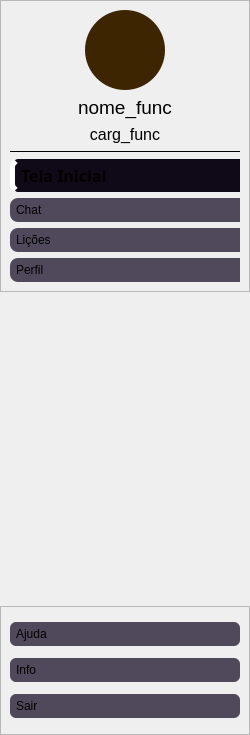
     <widget class="QWidget" name="sidebar" native="true">
      <property name="sizePolicy">
       <sizepolicy hsizetype="Minimum" vsizetype="Expanding">
        <horstretch>0</horstretch>
        <verstretch>0</verstretch>
       </sizepolicy>
      </property>
      <property name="minimumSize">
       <size>
        <width>250</width>
        <height>0</height>
       </size>
      </property>
      <property name="maximumSize">
       <size>
        <width>250</width>
        <height>16777215</height>
       </size>
      </property>
      <property name="styleSheet">
       <string notr="true">#sidebar{

	background-color:#3C2547;
}

QPushButton {

	background-color: #4F495B;
	padding: 5px 10px;
	border-top-left-radius: 8px;
	border-bottom-left-radius: 8px;
	font: 63 12pt &quot;Inter 28pt SemiBold&quot;;


}

QPushButton:hover {
    background-color: #1C1022;
}
QPushButton:checked {
    background-color: #100917;
	border-left: 5px solid #FFFFFF;
	font-weight: bold;
}
QPushButton:icon {
    background-color: red;
}</string>
      </property>
      <layout class="QVBoxLayout" name="verticalLayout">
       <property name="spacing">
        <number>0</number>
       </property>
       <property name="leftMargin">
        <number>0</number>
       </property>
       <property name="topMargin">
        <number>0</number>
       </property>
       <property name="rightMargin">
        <number>0</number>
       </property>
       <property name="bottomMargin">
        <number>0</number>
       </property>
       <item>
        <widget class="QWidget" name="widget" native="true">
         <property name="sizePolicy">
          <sizepolicy hsizetype="Expanding" vsizetype="Expanding">
           <horstretch>0</horstretch>
           <verstretch>0</verstretch>
          </sizepolicy>
         </property>
         <property name="minimumSize">
          <size>
           <width>0</width>
           <height>500</height>
          </size>
         </property>
         <property name="styleSheet">
          <string notr="true"/>
         </property>
         <layout class="QVBoxLayout" name="verticalLayout_4">
          <property name="spacing">
           <number>0</number>
          </property>
          <property name="leftMargin">
           <number>0</number>
          </property>
          <property name="topMargin">
           <number>0</number>
          </property>
          <property name="rightMargin">
           <number>0</number>
          </property>
          <property name="bottomMargin">
           <number>0</number>
          </property>
          <item alignment="Qt::AlignTop">
           <widget class="QFrame" name="frame">
            <property name="sizePolicy">
             <sizepolicy hsizetype="Expanding" vsizetype="Expanding">
              <horstretch>0</horstretch>
              <verstretch>0</verstretch>
             </sizepolicy>
            </property>
            <property name="minimumSize">
             <size>
              <width>0</width>
              <height>269</height>
             </size>
            </property>
            <property name="layoutDirection">
             <enum>Qt::LeftToRight</enum>
            </property>
            <property name="styleSheet">
             <string notr="true">QPushButton{
    text-align: left;
    padding: 5px 6px;

}

</string>
            </property>
            <property name="frameShape">
             <enum>QFrame::StyledPanel</enum>
            </property>
            <property name="frameShadow">
             <enum>QFrame::Raised</enum>
            </property>
            <layout class="QVBoxLayout" name="verticalLayout_2">
             <item>
              <widget class="QWidget" name="widget_2" native="true">
               <property name="sizePolicy">
                <sizepolicy hsizetype="Expanding" vsizetype="Fixed">
                 <horstretch>0</horstretch>
                 <verstretch>0</verstretch>
                </sizepolicy>
               </property>
               <property name="minimumSize">
                <size>
                 <width>0</width>
                 <height>80</height>
                </size>
               </property>
               <property name="autoFillBackground">
                <bool>false</bool>
               </property>
               <layout class="QVBoxLayout" name="verticalLayout_5">
                <property name="leftMargin">
                 <number>0</number>
                </property>
                <property name="topMargin">
                 <number>0</number>
                </property>
                <property name="rightMargin">
                 <number>0</number>
                </property>
                <property name="bottomMargin">
                 <number>0</number>
                </property>
                <item alignment="Qt::AlignHCenter">
                 <widget class="QPushButton" name="foto_func">
                  <property name="sizePolicy">
                   <sizepolicy hsizetype="Fixed" vsizetype="Fixed">
                    <horstretch>0</horstretch>
                    <verstretch>0</verstretch>
                   </sizepolicy>
                  </property>
                  <property name="minimumSize">
                   <size>
                    <width>80</width>
                    <height>80</height>
                   </size>
                  </property>
                  <property name="maximumSize">
                   <size>
                    <width>80</width>
                    <height>80</height>
                   </size>
                  </property>
                  <property name="cursor">
                   <cursorShape>PointingHandCursor</cursorShape>
                  </property>
                  <property name="layoutDirection">
                   <enum>Qt::LeftToRight</enum>
                  </property>
                  <property name="styleSheet">
                   <string notr="true">QPushButton{
text-aling:center;
	background-color: rgb(60, 37, 00) ;
border-radius: 40px;

}</string>
                  </property>
                  <property name="text">
                   <string/>
                  </property>
                  <property name="iconSize">
                   <size>
                    <width>80</width>
                    <height>80</height>
                   </size>
                  </property>
                 </widget>
                </item>
               </layout>
              </widget>
             </item>
             <item>
              <widget class="QLabel" name="nome_func">
               <property name="text">
                <string>&lt;html&gt;&lt;head/&gt;&lt;body&gt;&lt;p align=&quot;center&quot;&gt;&lt;span style=&quot; font-size:14pt;&quot;&gt;nome_func&lt;/span&gt;&lt;/p&gt;&lt;/body&gt;&lt;/html&gt;</string>
               </property>
              </widget>
             </item>
             <item>
              <widget class="QLabel" name="carg_func">
               <property name="text">
                <string>&lt;html&gt;&lt;head/&gt;&lt;body&gt;&lt;p align=&quot;center&quot;&gt;&lt;span style=&quot; font-size:12pt;&quot;&gt;carg_func&lt;/span&gt;&lt;/p&gt;&lt;/body&gt;&lt;/html&gt;</string>
               </property>
              </widget>
             </item>
             <item>
              <widget class="Line" name="line">
               <property name="styleSheet">
                <string notr="true">Line{

	background-color: rgb(255, 255, 255);

}</string>
               </property>
               <property name="frameShadow">
                <enum>QFrame::Plain</enum>
               </property>
               <property name="lineWidth">
                <number>1</number>
               </property>
               <property name="midLineWidth">
                <number>1</number>
               </property>
               <property name="orientation">
                <enum>Qt::Horizontal</enum>
               </property>
              </widget>
             </item>
             <item>
              <widget class="QPushButton" name="btn_home">
               <property name="font">
                <font>
                 <family>Inter 28pt SemiBold</family>
                 <pointsize>12</pointsize>
                 <weight>7</weight>
                 <italic>false</italic>
                 <bold>false</bold>
                </font>
               </property>
               <property name="cursor">
                <cursorShape>PointingHandCursor</cursorShape>
               </property>
               <property name="text">
                <string>Tela Inicial</string>
               </property>
               <property name="icon">
                <iconset resource="../imagens/imgs.qrc">
                 <normaloff>:/imgs/home.png</normaloff>:/imgs/home.png</iconset>
               </property>
               <property name="iconSize">
                <size>
                 <width>20</width>
                 <height>20</height>
                </size>
               </property>
               <property name="checkable">
                <bool>true</bool>
               </property>
               <property name="checked">
                <bool>true</bool>
               </property>
               <attribute name="buttonGroup">
                <string notr="true">btns_sidebar</string>
               </attribute>
              </widget>
             </item>
             <item>
              <widget class="QPushButton" name="btn_chat">
               <property name="sizePolicy">
                <sizepolicy hsizetype="Expanding" vsizetype="Fixed">
                 <horstretch>0</horstretch>
                 <verstretch>0</verstretch>
                </sizepolicy>
               </property>
               <property name="cursor">
                <cursorShape>PointingHandCursor</cursorShape>
               </property>
               <property name="text">
                <string>Chat</string>
               </property>
               <property name="icon">
                <iconset resource="../imagens/imgs.qrc">
                 <normaloff>:/imgs/chat.png</normaloff>:/imgs/chat.png</iconset>
               </property>
               <property name="iconSize">
                <size>
                 <width>20</width>
                 <height>20</height>
                </size>
               </property>
               <property name="checkable">
                <bool>true</bool>
               </property>
               <property name="checked">
                <bool>false</bool>
               </property>
               <attribute name="buttonGroup">
                <string notr="true">btns_sidebar</string>
               </attribute>
              </widget>
             </item>
             <item>
              <widget class="QPushButton" name="btn_licoes">
               <property name="sizePolicy">
                <sizepolicy hsizetype="Expanding" vsizetype="Fixed">
                 <horstretch>0</horstretch>
                 <verstretch>0</verstretch>
                </sizepolicy>
               </property>
               <property name="cursor">
                <cursorShape>PointingHandCursor</cursorShape>
               </property>
               <property name="text">
                <string>Lições</string>
               </property>
               <property name="icon">
                <iconset resource="../imagens/imgs.qrc">
                 <normaloff>:/imgs/paper_icon_circle.png</normaloff>:/imgs/paper_icon_circle.png</iconset>
               </property>
               <property name="iconSize">
                <size>
                 <width>20</width>
                 <height>20</height>
                </size>
               </property>
               <property name="checkable">
                <bool>true</bool>
               </property>
               <property name="checked">
                <bool>false</bool>
               </property>
               <attribute name="buttonGroup">
                <string notr="true">btns_sidebar</string>
               </attribute>
              </widget>
             </item>
             <item>
              <widget class="QPushButton" name="btn_perfil">
               <property name="cursor">
                <cursorShape>PointingHandCursor</cursorShape>
               </property>
               <property name="text">
                <string>Perfil</string>
               </property>
               <property name="icon">
                <iconset resource="../imagens/imgs.qrc">
                 <normaloff>:/imgs/user.png</normaloff>:/imgs/user.png</iconset>
               </property>
               <property name="iconSize">
                <size>
                 <width>20</width>
                 <height>20</height>
                </size>
               </property>
               <property name="checkable">
                <bool>true</bool>
               </property>
               <property name="checked">
                <bool>false</bool>
               </property>
               <attribute name="buttonGroup">
                <string notr="true">btns_sidebar</string>
               </attribute>
              </widget>
             </item>
            </layout>
           </widget>
          </item>
          <item>
           <spacer name="verticalSpacer">
            <property name="orientation">
             <enum>Qt::Vertical</enum>
            </property>
            <property name="sizeType">
             <enum>QSizePolicy::Maximum</enum>
            </property>
            <property name="sizeHint" stdset="0">
             <size>
              <width>20</width>
              <height>314</height>
             </size>
            </property>
           </spacer>
          </item>
          <item alignment="Qt::AlignBottom">
           <widget class="QFrame" name="frame_2">
            <property name="sizePolicy">
             <sizepolicy hsizetype="Expanding" vsizetype="Expanding">
              <horstretch>0</horstretch>
              <verstretch>0</verstretch>
             </sizepolicy>
            </property>
            <property name="minimumSize">
             <size>
              <width>0</width>
              <height>129</height>
             </size>
            </property>
            <property name="styleSheet">
             <string notr="true">QPushButton{
    text-align: left;
    padding: 5px 6px;
    border-radius: 6px;
	border: none;
}
QPushButton:checked {
    background-color: #100917;
	border-left: 5px solid #FFFFFF;
	font-weight: bold;
}</string>
            </property>
            <property name="frameShape">
             <enum>QFrame::StyledPanel</enum>
            </property>
            <property name="frameShadow">
             <enum>QFrame::Raised</enum>
            </property>
            <layout class="QVBoxLayout" name="verticalLayout_3">
             <item>
              <widget class="QPushButton" name="btn_ajuda">
               <property name="enabled">
                <bool>true</bool>
               </property>
               <property name="cursor">
                <cursorShape>PointingHandCursor</cursorShape>
               </property>
               <property name="text">
                <string>Ajuda</string>
               </property>
               <property name="icon">
                <iconset resource="../imagens/imgs.qrc">
                 <normaloff>:/imgs/question.png</normaloff>:/imgs/question.png</iconset>
               </property>
               <property name="iconSize">
                <size>
                 <width>20</width>
                 <height>20</height>
                </size>
               </property>
               <property name="checkable">
                <bool>false</bool>
               </property>
               <property name="checked">
                <bool>false</bool>
               </property>
              </widget>
             </item>
             <item>
              <widget class="QPushButton" name="btn_info">
               <property name="cursor">
                <cursorShape>PointingHandCursor</cursorShape>
               </property>
               <property name="text">
                <string>Info</string>
               </property>
               <property name="icon">
                <iconset resource="../imagens/imgs.qrc">
                 <normaloff>:/imgs/info.png</normaloff>:/imgs/info.png</iconset>
               </property>
               <property name="iconSize">
                <size>
                 <width>20</width>
                 <height>20</height>
                </size>
               </property>
               <property name="checkable">
                <bool>false</bool>
               </property>
               <property name="checked">
                <bool>false</bool>
               </property>
              </widget>
             </item>
             <item>
              <widget class="QPushButton" name="btn_sair">
               <property name="cursor">
                <cursorShape>PointingHandCursor</cursorShape>
               </property>
               <property name="text">
                <string>Sair</string>
               </property>
               <property name="icon">
                <iconset resource="../imagens/imgs.qrc">
                 <normaloff>:/imgs/logout.png</normaloff>:/imgs/logout.png</iconset>
               </property>
               <property name="iconSize">
                <size>
                 <width>20</width>
                 <height>20</height>
                </size>
               </property>
               <property name="checkable">
                <bool>true</bool>
               </property>
               <property name="checked">
                <bool>false</bool>
               </property>
               <attribute name="buttonGroup">
                <string notr="true">btns_sidebar</string>
               </attribute>
              </widget>
             </item>
            </layout>
           </widget>
          </item>
         </layout>
        </widget>
       </item>
      </layout>
     </widget>
